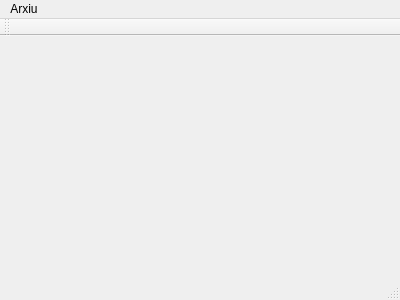
<?xml version="1.0" encoding="UTF-8"?>
<ui version="4.0">
 <class>MainWindow</class>
 <widget class="QMainWindow" name="MainWindow">
  <property name="geometry">
   <rect>
    <x>0</x>
    <y>0</y>
    <width>400</width>
    <height>300</height>
   </rect>
  </property>
  <property name="windowTitle">
   <string>MainWindow</string>
  </property>
  <widget class="QWidget" name="centralWidget"/>
  <widget class="QMenuBar" name="menuBar">
   <property name="geometry">
    <rect>
     <x>0</x>
     <y>0</y>
     <width>400</width>
     <height>21</height>
    </rect>
   </property>
   <widget class="QMenu" name="menuArxiu">
    <property name="title">
     <string>Arxiu</string>
    </property>
    <addaction name="actionImportNewImage"/>
    <addaction name="actionImportImages"/>
    <addaction name="separator"/>
    <addaction name="actionExit"/>
   </widget>
   <addaction name="menuArxiu"/>
  </widget>
  <widget class="QToolBar" name="mainToolBar">
   <attribute name="toolBarArea">
    <enum>TopToolBarArea</enum>
   </attribute>
   <attribute name="toolBarBreak">
    <bool>false</bool>
   </attribute>
  </widget>
  <widget class="QStatusBar" name="statusBar"/>
  <action name="actionImportImages">
   <property name="text">
    <string>Importar imatges</string>
   </property>
  </action>
  <action name="actionExit">
   <property name="text">
    <string>Sortir</string>
   </property>
  </action>
  <action name="actionImportNewImage">
   <property name="text">
    <string>Importar nova imatge</string>
   </property>
  </action>
 </widget>
 <layoutdefault spacing="6" margin="11"/>
 <resources/>
 <connections/>
</ui>
